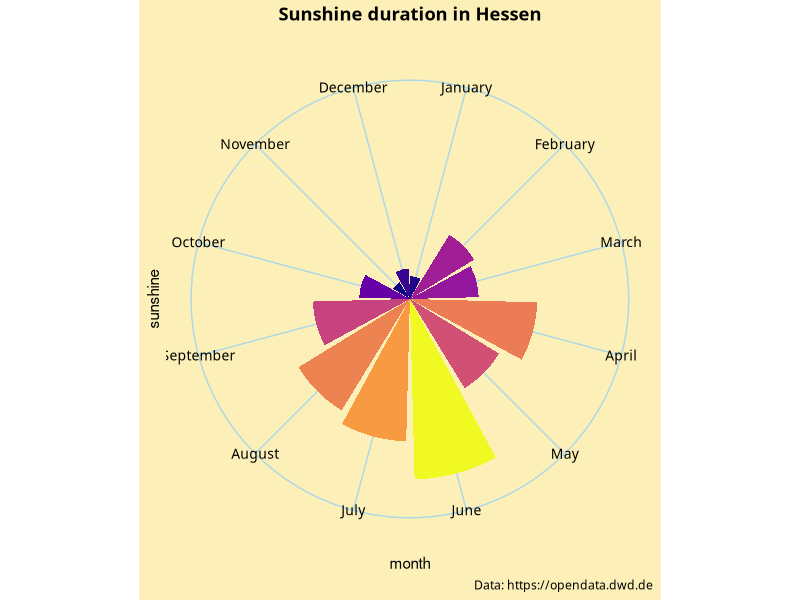
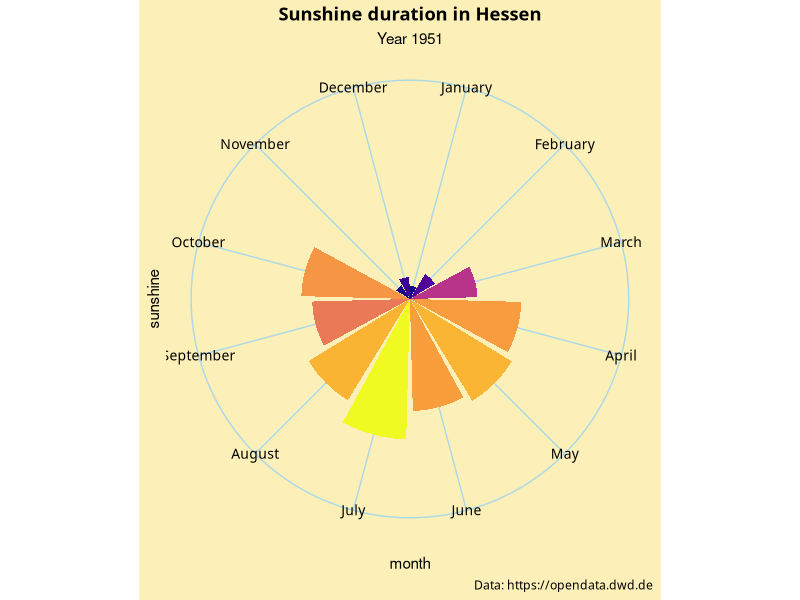
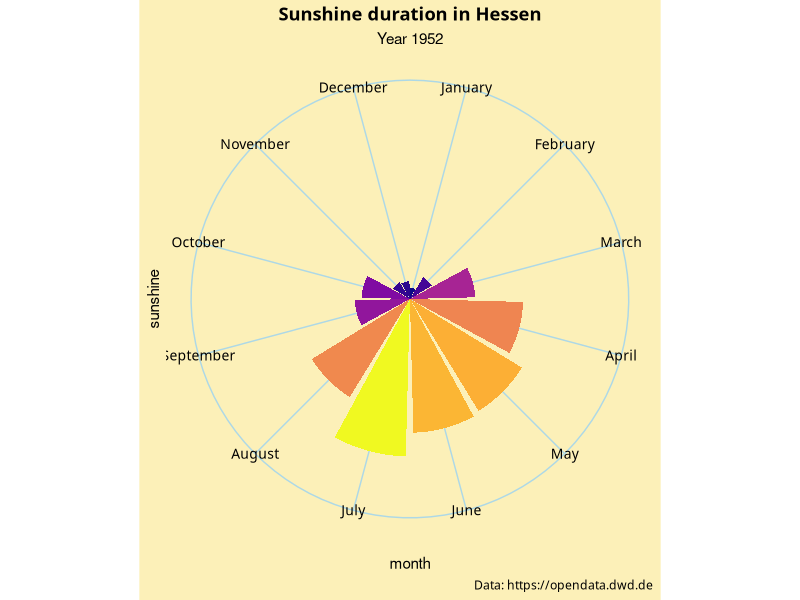
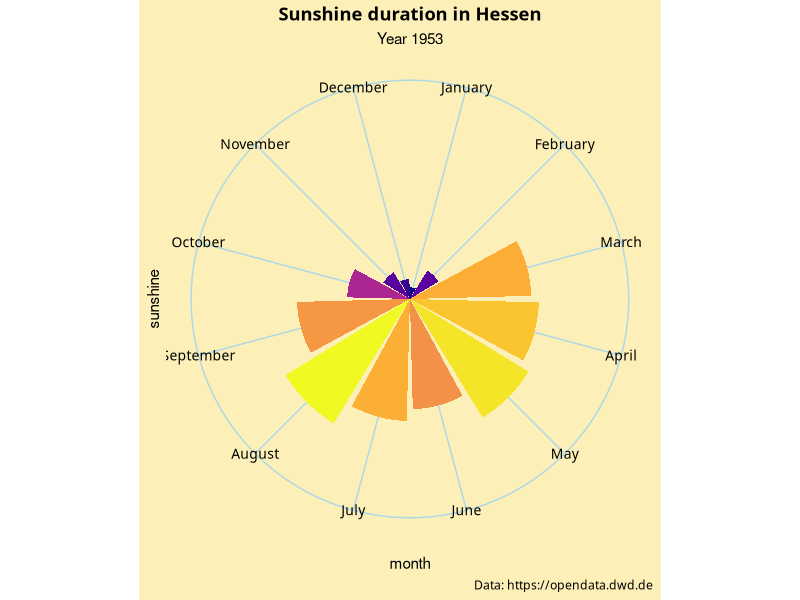
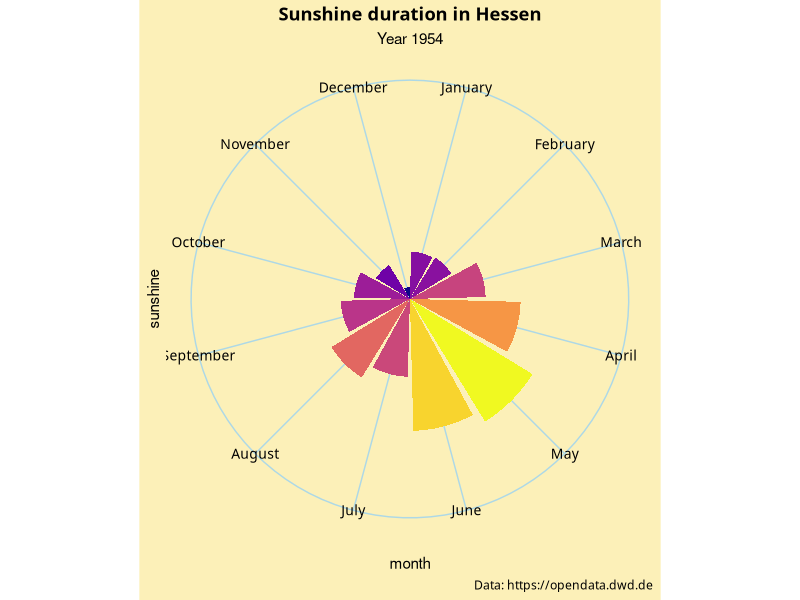
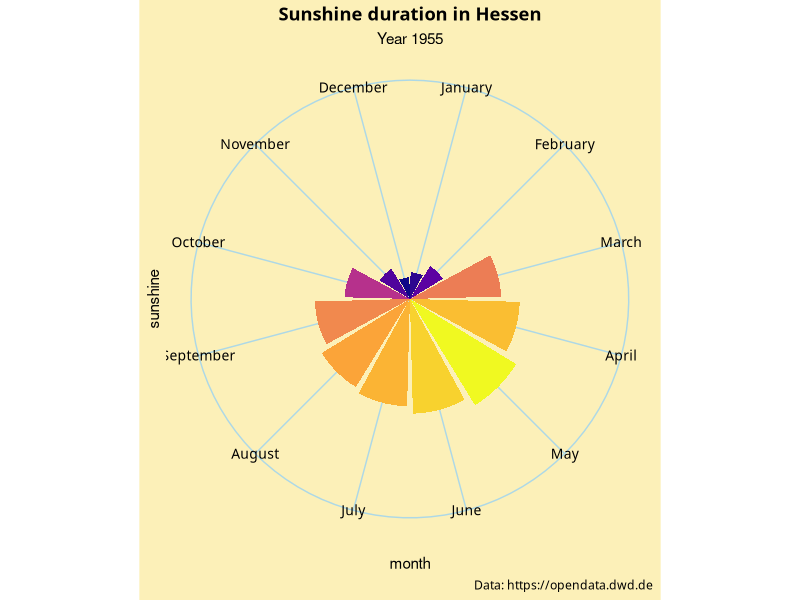
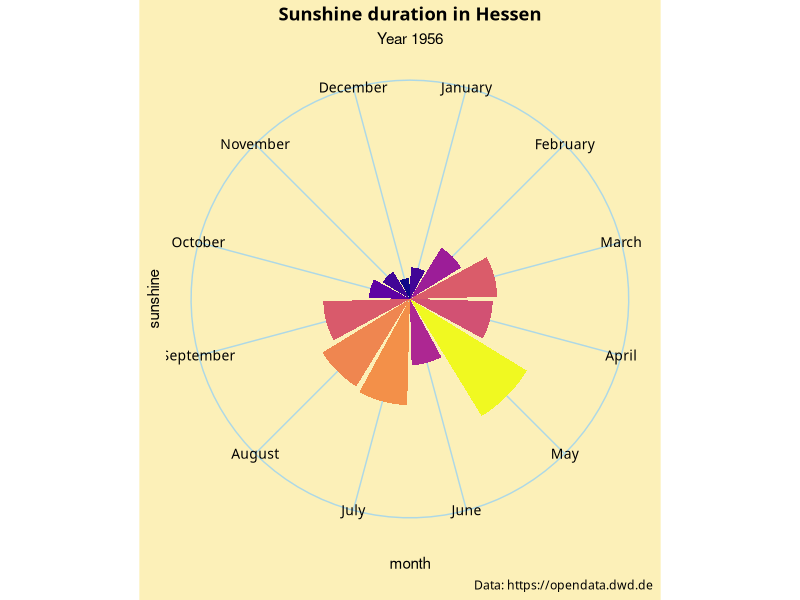
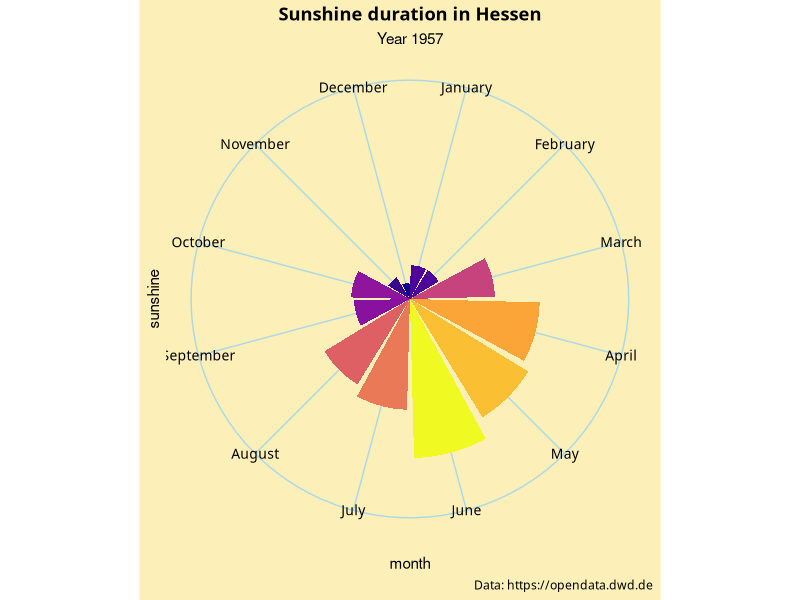

Generate these figures, in order, with R: (Note: this script raises an error after producing the figures.)
setwd("~/Insync/thhaase.soz@gmail.com/GoogleDrive/_1_Projects/30DayChartChallenge_2024/day8")
library(tidyverse)

# create Hessen Sunshine duration Data

jan <- read_csv2("regional_averages_sd_01.txt", skip = 1)
feb <- read_csv2("regional_averages_sd_02.txt", skip = 1)
mar <- read_csv2("regional_averages_sd_03.txt", skip = 1)
apr <- read_csv2("regional_averages_sd_04.txt", skip = 1)
may <- read_csv2("regional_averages_sd_05.txt", skip = 1)
jun <- read_csv2("regional_averages_sd_06.txt", skip = 1)
jul <- read_csv2("regional_averages_sd_07.txt", skip = 1)
aug <- read_csv2("regional_averages_sd_08.txt", skip = 1)
sep <- read_csv2("regional_averages_sd_09.txt", skip = 1)
oct <- read_csv2("regional_averages_sd_10.txt", skip = 1)
nov <- read_csv2("regional_averages_sd_11.txt", skip = 1)
dec <- read_csv2("regional_averages_sd_12.txt", skip = 1)

# fix line
Hessen <- jan %>% 
  select(Jahr, Hessen) %>% 
  rename(jan = Hessen) %>% 
  left_join(feb, by = "Jahr") %>% 
    select(Jahr, jan, Hessen) %>%
    rename(feb = Hessen) %>%
  left_join(mar, by = "Jahr") %>%
    select(Jahr, jan, feb, Hessen) %>%
    rename(mar = Hessen) %>% 
  left_join(apr, by = "Jahr") %>%
    select(Jahr, jan, feb, mar, Hessen) %>%
    rename(apr = Hessen) %>% 
  left_join(may, by = "Jahr") %>%
    select(Jahr, jan, feb, mar, apr, Hessen) %>%
    rename(may = Hessen) %>%
  left_join(jun, by = "Jahr") %>%
    select(Jahr, jan, feb, mar, apr, may, Hessen) %>%
    rename(jun = Hessen) %>%
  left_join(jul, by = "Jahr") %>%
    select(Jahr, jan, feb, mar, apr, may, jun, Hessen) %>%
    rename(jul = Hessen) %>%
  left_join(aug, by = "Jahr") %>%
    select(Jahr, jan, feb, mar, apr, may, jun, jul, Hessen) %>%
    rename(aug = Hessen) %>%
  left_join(sep, by = "Jahr") %>%
    select(Jahr, jan, feb, mar, apr, may, jun, jul, aug, Hessen) %>%
    rename(sep = Hessen) %>%
  left_join(oct, by = "Jahr") %>%
    select(Jahr, jan, feb, mar, apr, may, jun, jul, aug, sep, Hessen) %>%
    rename(oct = Hessen) %>%
  left_join(nov, by = "Jahr") %>%
    select(Jahr, jan, feb, mar, apr, may, jun, jul, aug, sep, oct, Hessen) %>%
    rename(nov = Hessen) %>%
  left_join(dec, by = "Jahr") %>%
    select(Jahr, jan, feb, mar, apr, may, jun, jul, aug, sep, oct, nov, Hessen) %>%
    rename(dec = Hessen)

rm(jan, feb, mar, apr, may, jun, jul, aug, sep, oct, nov, dec)

# long_data
Hessen_long <- Hessen %>%
  pivot_longer(cols = -Jahr, 
               names_to = "month", 
               values_to = "sunshine") %>%
  mutate(month = factor(month, 
                        levels = c("jan", "feb", "mar",
                                   "apr", "may", "jun",
                                   "jul", "aug", "sep", 
                                   "oct", "nov", "dec"),
                        labels = c("January", "February", "March",
                                   "April", "May", "June",
                                   "July", "August", "September", 
                                   "October", "November", "December")
                        )
         )


Hessen_year <- Hessen_long %>% 
  filter(Jahr == 2019)




ggplot(data = Hessen_year, aes(x = month, y = sunshine, fill = sunshine)) +
  geom_bar(stat = "identity") +
  scale_fill_viridis_c(option = "plasma") +
  coord_polar() +
  theme_minimal() +
  theme(axis.line.x = element_blank(), 
        axis.line.y = element_blank(),
        axis.text = element_text(size = 10, 
                                 color = "black", 
                                 family = "Noto"),
        plot.title = element_text(hjust = 0.5,
                                  face = "bold",
                                  family = "Noto"),
        plot.subtitle = element_text(hjust = 0.5),
        plot.caption = element_text(family = "Noto"),
        panel.background = element_rect(fill = "#fcf0b8", colour = NA),
        plot.background = element_rect(fill = "#fcf0b8", colour = NA),
        panel.grid = element_line(colour = "lightblue")
  ) +
  scale_y_continuous(breaks = NULL, limits = c(0,3300)) +
  theme(legend.position = "none") +
  labs(title = "Sunshine duration in Hessen",
       subtitle = "",
       caption = "Data: https://opendata.dwd.de")








####




make_my_plot <- function(data) {
  ggplot(data = data, aes(x = month, y = sunshine, fill = sunshine)) +
    geom_bar(stat = "identity") +
    scale_fill_viridis_c(option = "plasma") +
    coord_polar() +
    theme_minimal() +
    theme(axis.line.x = element_blank(), 
          axis.line.y = element_blank(),
          axis.text = element_text(size = 10, 
                                   color = "black", 
                                   family = "Noto"),
          plot.title = element_text(hjust = 0.5,
                                    face = "bold",
                                    family = "Noto"),
          plot.subtitle = element_text(hjust = 0.5),
          plot.caption = element_text(family = "Noto"),
          panel.background = element_rect(fill = "#fcf0b8", colour = NA),
          plot.background = element_rect(fill = "#fcf0b8", colour = NA),
          panel.grid = element_line(colour = "lightblue")
    ) +
    scale_y_continuous(breaks = NULL, limits = c(0,3300)) +
    theme(legend.position = "none") +
    labs(title = "Sunshine duration in Hessen",
         subtitle = paste0("Year ", unique(data$Jahr)),
         caption = "Data: https://opendata.dwd.de")
}

range(Hessen$Jahr)

for(i in 1951:2023){
  Hessen_year <- Hessen_long %>% 
    filter(Jahr == i)
  
  make_my_plot(Hessen_year)
  
  ggsave(paste0("plot",i,".png"), width = 6, height = 6, dpi = 300)
}
